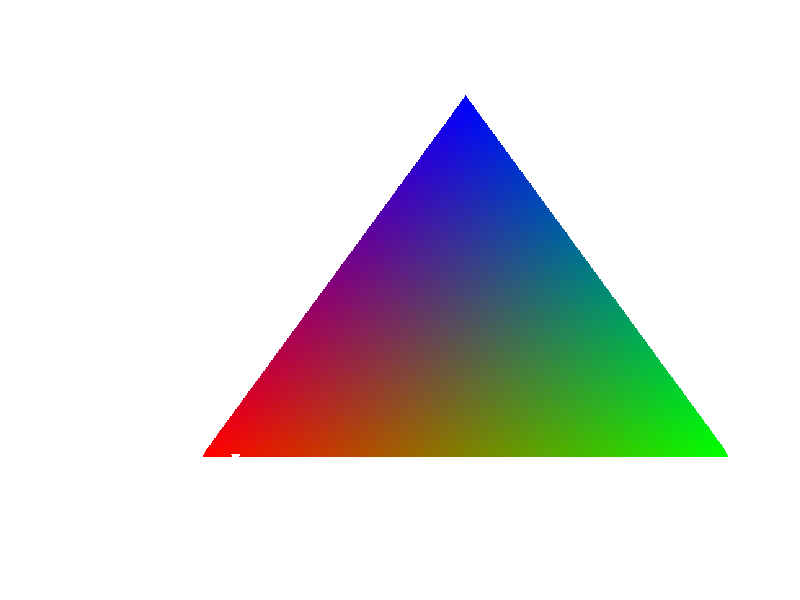

MATLAB code for this plot:
xs = [];
ys = [];
cs = [];
for c1 = 0:0.01:1
    for c2 = 0:0.01:(1-c1)
        
        x=0.5-c1*cos(pi/3)+c2/2;
        y=0.866-c1*sin(pi/3)-c2*cot(pi/6)/2;
        xs = [xs; x];
        ys = [ys; y];
        cs = [cs; [c1 c2 1-c1-c2]];
    end
end


scatter(xs, ys, 50, cs,'^','filled')
axis off
